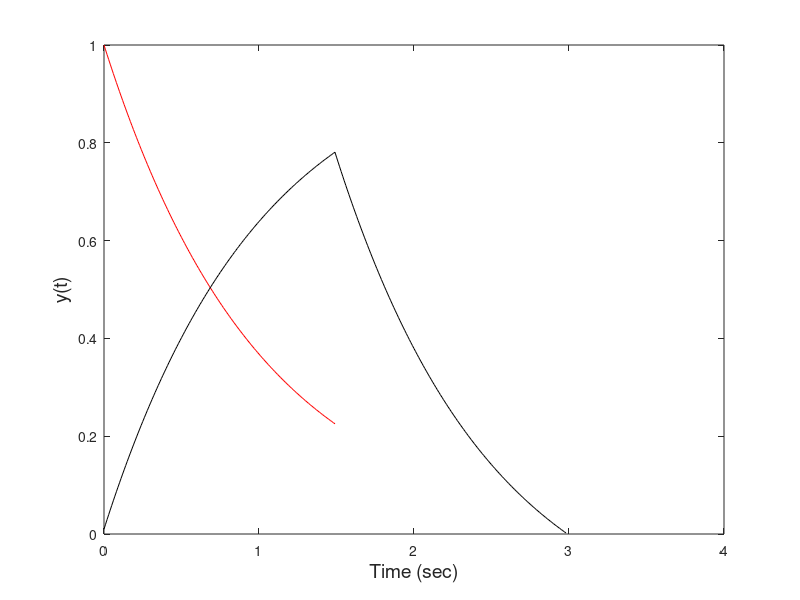

This chart was generated by the following MATLAB code:
% Ex 5.5  Find the convolution of the two signals used in Example 5.3
%
clear all; close all;
fs = 100;           % Sampling freqeuncy (given)
N = 150;            % Number of samples in 1.5 sec
x = [ones(1,N)];    % Define pulse signal
t = (0:N-1)/fs;     % Time vector for the exponential signal 
h = exp(-t);        % Define exponential signal
plot(t,h,'r'); hold on;  % Plot h as a check
y = conv(x,h)/fs;   % Convolve (full) and normalize
t = (0:length(y)-1)/fs; % Time vector for plotting 
plot(t,y,'k');
xlabel('Time (sec)','FontSize',14);
ylabel('y(t)','FontSize',14);
xlim([0 4])
